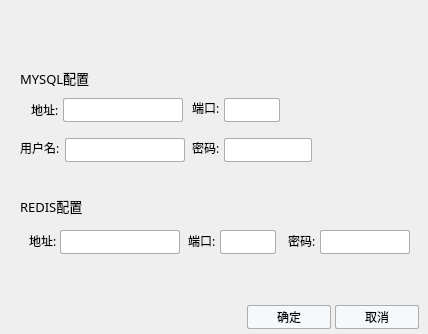
<?xml version="1.0" encoding="UTF-8"?>
<ui version="4.0">
 <class>LoginNetSetWindow</class>
 <widget class="QWidget" name="LoginNetSetWindow">
  <property name="geometry">
   <rect>
    <x>0</x>
    <y>0</y>
    <width>428</width>
    <height>334</height>
   </rect>
  </property>
  <property name="minimumSize">
   <size>
    <width>428</width>
    <height>334</height>
   </size>
  </property>
  <property name="maximumSize">
   <size>
    <width>428</width>
    <height>334</height>
   </size>
  </property>
  <property name="windowTitle">
   <string>LoginNetSetWindow</string>
  </property>
  <property name="styleSheet">
   <string notr="true">color: rgb(0, 0, 0);</string>
  </property>
  <widget class="QLabel" name="label">
   <property name="geometry">
    <rect>
     <x>20</x>
     <y>68</y>
     <width>91</width>
     <height>19</height>
    </rect>
   </property>
   <property name="font">
    <font>
     <family>微软雅黑</family>
     <pointsize>10</pointsize>
    </font>
   </property>
   <property name="text">
    <string>MYSQL配置</string>
   </property>
  </widget>
  <widget class="QLabel" name="label_3">
   <property name="geometry">
    <rect>
     <x>31</x>
     <y>100</y>
     <width>29</width>
     <height>19</height>
    </rect>
   </property>
   <property name="font">
    <font>
     <family>微软雅黑</family>
     <pointsize>9</pointsize>
    </font>
   </property>
   <property name="text">
    <string>地址:</string>
   </property>
  </widget>
  <widget class="QLabel" name="label_4">
   <property name="geometry">
    <rect>
     <x>192</x>
     <y>98</y>
     <width>29</width>
     <height>19</height>
    </rect>
   </property>
   <property name="font">
    <font>
     <family>微软雅黑</family>
     <pointsize>9</pointsize>
    </font>
   </property>
   <property name="text">
    <string>端口:</string>
   </property>
  </widget>
  <widget class="QLabel" name="label_5">
   <property name="geometry">
    <rect>
     <x>20</x>
     <y>138</y>
     <width>42</width>
     <height>19</height>
    </rect>
   </property>
   <property name="font">
    <font>
     <family>微软雅黑</family>
     <pointsize>9</pointsize>
    </font>
   </property>
   <property name="text">
    <string>用户名:</string>
   </property>
  </widget>
  <widget class="QLabel" name="label_6">
   <property name="geometry">
    <rect>
     <x>192</x>
     <y>138</y>
     <width>29</width>
     <height>19</height>
    </rect>
   </property>
   <property name="font">
    <font>
     <family>微软雅黑</family>
     <pointsize>9</pointsize>
    </font>
   </property>
   <property name="text">
    <string>密码:</string>
   </property>
  </widget>
  <widget class="QLabel" name="label_8">
   <property name="geometry">
    <rect>
     <x>20</x>
     <y>196</y>
     <width>65</width>
     <height>19</height>
    </rect>
   </property>
   <property name="font">
    <font>
     <family>微软雅黑</family>
     <pointsize>10</pointsize>
    </font>
   </property>
   <property name="text">
    <string>REDIS配置</string>
   </property>
  </widget>
  <widget class="QLabel" name="label_10">
   <property name="geometry">
    <rect>
     <x>29</x>
     <y>231</y>
     <width>29</width>
     <height>19</height>
    </rect>
   </property>
   <property name="font">
    <font>
     <family>微软雅黑</family>
     <pointsize>9</pointsize>
    </font>
   </property>
   <property name="text">
    <string>地址:</string>
   </property>
  </widget>
  <widget class="QLabel" name="label_11">
   <property name="geometry">
    <rect>
     <x>188</x>
     <y>231</y>
     <width>29</width>
     <height>19</height>
    </rect>
   </property>
   <property name="font">
    <font>
     <family>微软雅黑</family>
     <pointsize>9</pointsize>
    </font>
   </property>
   <property name="text">
    <string>端口:</string>
   </property>
  </widget>
  <widget class="QLineEdit" name="lineEdit_mysqlip">
   <property name="geometry">
    <rect>
     <x>63</x>
     <y>98</y>
     <width>120</width>
     <height>24</height>
    </rect>
   </property>
   <property name="minimumSize">
    <size>
     <width>120</width>
     <height>24</height>
    </size>
   </property>
   <property name="maximumSize">
    <size>
     <width>120</width>
     <height>24</height>
    </size>
   </property>
   <property name="styleSheet">
    <string notr="true">QLineEdit
{
    background:white;
    padding-left:2px ;
    border-radius:2px;
    border: 1px solid rgb(173 , 173 , 173);
}
QLineEdit:hover
{
    border: 1px solid rgb(21 , 131 , 221);
}</string>
   </property>
  </widget>
  <widget class="QLineEdit" name="lineEdit_mysqlport">
   <property name="geometry">
    <rect>
     <x>224</x>
     <y>98</y>
     <width>56</width>
     <height>24</height>
    </rect>
   </property>
   <property name="minimumSize">
    <size>
     <width>56</width>
     <height>24</height>
    </size>
   </property>
   <property name="maximumSize">
    <size>
     <width>56</width>
     <height>24</height>
    </size>
   </property>
   <property name="styleSheet">
    <string notr="true">QLineEdit
{
    background:white;
    padding-left:2px ;
    border-radius:2px;
    border: 1px solid rgb(173 , 173 , 173);
}
QLineEdit:hover
{
    border: 1px solid rgb(21 , 131 , 221);
}</string>
   </property>
  </widget>
  <widget class="QLineEdit" name="lineEdit_mysqlpasswd">
   <property name="geometry">
    <rect>
     <x>224</x>
     <y>138</y>
     <width>88</width>
     <height>24</height>
    </rect>
   </property>
   <property name="minimumSize">
    <size>
     <width>88</width>
     <height>24</height>
    </size>
   </property>
   <property name="maximumSize">
    <size>
     <width>88</width>
     <height>24</height>
    </size>
   </property>
   <property name="styleSheet">
    <string notr="true">QLineEdit
{
    background:white;
    padding-left:2px ;
    border-radius:2px;
    border: 1px solid rgb(173 , 173 , 173);
}
QLineEdit:hover
{
    border: 1px solid rgb(21 , 131 , 221);
}</string>
   </property>
   <property name="echoMode">
    <enum>QLineEdit::Password</enum>
   </property>
  </widget>
  <widget class="QLineEdit" name="lineEdit_mysqluser">
   <property name="geometry">
    <rect>
     <x>65</x>
     <y>138</y>
     <width>120</width>
     <height>24</height>
    </rect>
   </property>
   <property name="minimumSize">
    <size>
     <width>120</width>
     <height>24</height>
    </size>
   </property>
   <property name="maximumSize">
    <size>
     <width>120</width>
     <height>24</height>
    </size>
   </property>
   <property name="styleSheet">
    <string notr="true">QLineEdit
{
    background:white;
    padding-left:2px ;
    border-radius:2px;
    border: 1px solid rgb(173 , 173 , 173);
}
QLineEdit:hover
{
    border: 1px solid rgb(21 , 131 , 221);
}</string>
   </property>
  </widget>
  <widget class="QLineEdit" name="lineEdit_redisport">
   <property name="geometry">
    <rect>
     <x>220</x>
     <y>230</y>
     <width>56</width>
     <height>24</height>
    </rect>
   </property>
   <property name="minimumSize">
    <size>
     <width>56</width>
     <height>24</height>
    </size>
   </property>
   <property name="maximumSize">
    <size>
     <width>56</width>
     <height>24</height>
    </size>
   </property>
   <property name="styleSheet">
    <string notr="true">QLineEdit
{
    background:white;
    padding-left:2px ;
    border-radius:2px;
    border: 1px solid rgb(173 , 173 , 173);
}
QLineEdit:hover
{
    border: 1px solid rgb(21 , 131 , 221);
}</string>
   </property>
  </widget>
  <widget class="QToolButton" name="btnOk">
   <property name="geometry">
    <rect>
     <x>247</x>
     <y>305</y>
     <width>84</width>
     <height>24</height>
    </rect>
   </property>
   <property name="font">
    <font>
     <family>微软雅黑</family>
     <pointsize>9</pointsize>
    </font>
   </property>
   <property name="styleSheet">
    <string notr="true">QToolButton
{
    background:rgb(245,249,252);
    border-radius:2px;
    border: 1px solid rgb(173 , 173 , 173);
}
QToolButton:pressed
{
    background:rgb(245,249,252);
    border-radius:2px;
	padding-left:2px;
	padding-top:2px;
    border: 1px solid rgb(173 , 173 , 173);
}

</string>
   </property>
   <property name="text">
    <string>确定</string>
   </property>
  </widget>
  <widget class="QToolButton" name="btnCancel">
   <property name="geometry">
    <rect>
     <x>335</x>
     <y>305</y>
     <width>84</width>
     <height>24</height>
    </rect>
   </property>
   <property name="font">
    <font>
     <family>微软雅黑</family>
     <pointsize>9</pointsize>
    </font>
   </property>
   <property name="styleSheet">
    <string notr="true">QToolButton
{
    background:rgb(245,249,252);
    border-radius:2px;
    border: 1px solid rgb(173 , 173 , 173);
}
QToolButton:pressed
{
    background:rgb(245,249,252);
    border-radius:2px;
	padding-left:2px;
	padding-top:2px;
    border: 1px solid rgb(173 , 173 , 173);
}

</string>
   </property>
   <property name="text">
    <string>取消</string>
   </property>
  </widget>
  <widget class="QLabel" name="label_12">
   <property name="geometry">
    <rect>
     <x>288</x>
     <y>231</y>
     <width>29</width>
     <height>19</height>
    </rect>
   </property>
   <property name="font">
    <font>
     <family>微软雅黑</family>
     <pointsize>9</pointsize>
    </font>
   </property>
   <property name="text">
    <string>密码:</string>
   </property>
  </widget>
  <widget class="QLineEdit" name="lineEdit_redispasswd">
   <property name="geometry">
    <rect>
     <x>320</x>
     <y>230</y>
     <width>90</width>
     <height>24</height>
    </rect>
   </property>
   <property name="minimumSize">
    <size>
     <width>90</width>
     <height>24</height>
    </size>
   </property>
   <property name="maximumSize">
    <size>
     <width>56</width>
     <height>24</height>
    </size>
   </property>
   <property name="styleSheet">
    <string notr="true">QLineEdit
{
    background:white;
    padding-left:2px ;
    border-radius:2px;
    border: 1px solid rgb(173 , 173 , 173);
}
QLineEdit:hover
{
    border: 1px solid rgb(21 , 131 , 221);
}</string>
   </property>
   <property name="echoMode">
    <enum>QLineEdit::Password</enum>
   </property>
  </widget>
  <widget class="QLineEdit" name="lineEdit_redisip">
   <property name="geometry">
    <rect>
     <x>60</x>
     <y>230</y>
     <width>120</width>
     <height>24</height>
    </rect>
   </property>
   <property name="minimumSize">
    <size>
     <width>120</width>
     <height>24</height>
    </size>
   </property>
   <property name="maximumSize">
    <size>
     <width>88</width>
     <height>24</height>
    </size>
   </property>
   <property name="styleSheet">
    <string notr="true">QLineEdit
{
    background:white;
    padding-left:2px ;
    border-radius:2px;
    border: 1px solid rgb(173 , 173 , 173);
}
QLineEdit:hover
{
    border: 1px solid rgb(21 , 131 , 221);
}</string>
   </property>
  </widget>
 </widget>
 <layoutdefault spacing="6" margin="11"/>
 <resources/>
 <connections/>
</ui>
